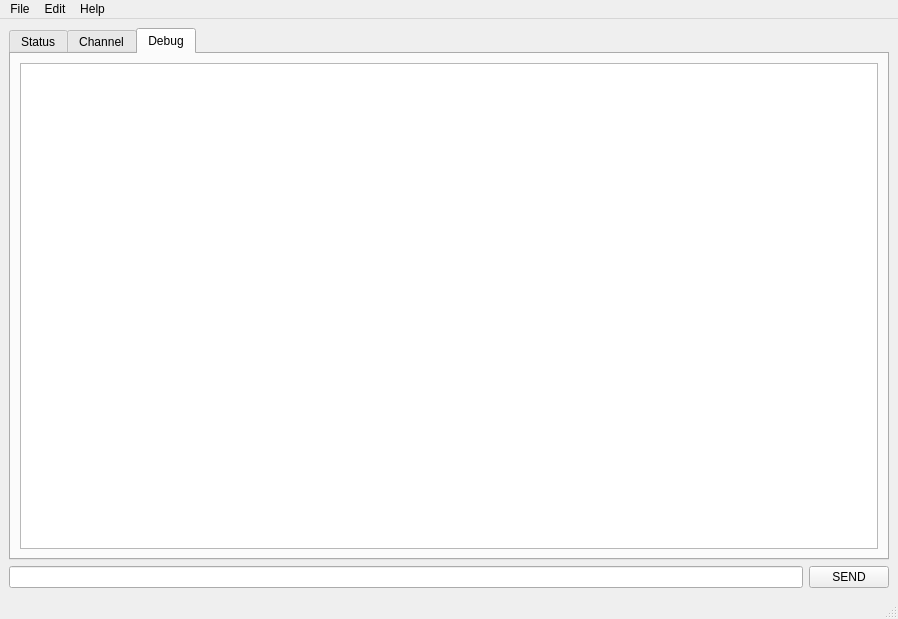
<?xml version="1.0" encoding="UTF-8"?>
<ui version="4.0">
 <class>MainWindow</class>
 <widget class="QMainWindow" name="MainWindow">
  <property name="geometry">
   <rect>
    <x>0</x>
    <y>0</y>
    <width>898</width>
    <height>619</height>
   </rect>
  </property>
  <property name="sizePolicy">
   <sizepolicy hsizetype="Expanding" vsizetype="Expanding">
    <horstretch>1</horstretch>
    <verstretch>1</verstretch>
   </sizepolicy>
  </property>
  <property name="windowTitle">
   <string>qircgui</string>
  </property>
  <widget class="QWidget" name="centralwidget">
   <property name="sizePolicy">
    <sizepolicy hsizetype="Expanding" vsizetype="Expanding">
     <horstretch>1</horstretch>
     <verstretch>1</verstretch>
    </sizepolicy>
   </property>
   <layout class="QGridLayout" name="gridLayout_2">
    <item row="0" column="0" colspan="2">
     <layout class="QHBoxLayout" name="horizontalLayout">
      <item>
       <widget class="QTabWidget" name="tabWidget">
        <property name="sizePolicy">
         <sizepolicy hsizetype="Expanding" vsizetype="Expanding">
          <horstretch>0</horstretch>
          <verstretch>0</verstretch>
         </sizepolicy>
        </property>
        <property name="toolTip">
         <string>&lt;html&gt;&lt;head/&gt;&lt;body&gt;&lt;p&gt;Status&lt;/p&gt;&lt;/body&gt;&lt;/html&gt;</string>
        </property>
        <property name="currentIndex">
         <number>2</number>
        </property>
        <widget class="QWidget" name="statusTab">
         <attribute name="title">
          <string>Status</string>
         </attribute>
         <layout class="QGridLayout" name="gridLayout">
          <item row="0" column="0">
           <widget class="QPlainTextEdit" name="statusLogView">
            <property name="readOnly">
             <bool>true</bool>
            </property>
           </widget>
          </item>
         </layout>
        </widget>
        <widget class="QWidget" name="channelTab">
         <attribute name="title">
          <string>Channel</string>
         </attribute>
         <layout class="QVBoxLayout" name="verticalLayout">
          <item>
           <widget class="QPlainTextEdit" name="channelLogView"/>
          </item>
         </layout>
        </widget>
        <widget class="QWidget" name="debugTab">
         <attribute name="title">
          <string>Debug</string>
         </attribute>
         <layout class="QGridLayout" name="gridLayout_3">
          <item row="0" column="0">
           <widget class="QPlainTextEdit" name="debugLogView"/>
          </item>
         </layout>
        </widget>
       </widget>
      </item>
     </layout>
    </item>
    <item row="1" column="0">
     <widget class="QLineEdit" name="userInputEdit"/>
    </item>
    <item row="1" column="1">
     <widget class="QPushButton" name="sendButton">
      <property name="text">
       <string>SEND</string>
      </property>
     </widget>
    </item>
   </layout>
  </widget>
  <widget class="QMenuBar" name="menubar">
   <property name="geometry">
    <rect>
     <x>0</x>
     <y>0</y>
     <width>898</width>
     <height>21</height>
    </rect>
   </property>
   <widget class="QMenu" name="menuqircgui">
    <property name="title">
     <string>File</string>
    </property>
    <addaction name="actionQuit"/>
   </widget>
   <widget class="QMenu" name="menuHelp">
    <property name="title">
     <string>Help</string>
    </property>
   </widget>
   <widget class="QMenu" name="menuEdit">
    <property name="title">
     <string>Edit</string>
    </property>
   </widget>
   <addaction name="menuqircgui"/>
   <addaction name="menuEdit"/>
   <addaction name="menuHelp"/>
  </widget>
  <widget class="QStatusBar" name="statusbar">
   <property name="sizePolicy">
    <sizepolicy hsizetype="MinimumExpanding" vsizetype="Preferred">
     <horstretch>0</horstretch>
     <verstretch>0</verstretch>
    </sizepolicy>
   </property>
  </widget>
  <action name="actionQuit">
   <property name="text">
    <string>Quit</string>
   </property>
  </action>
 </widget>
 <resources/>
 <connections/>
</ui>
